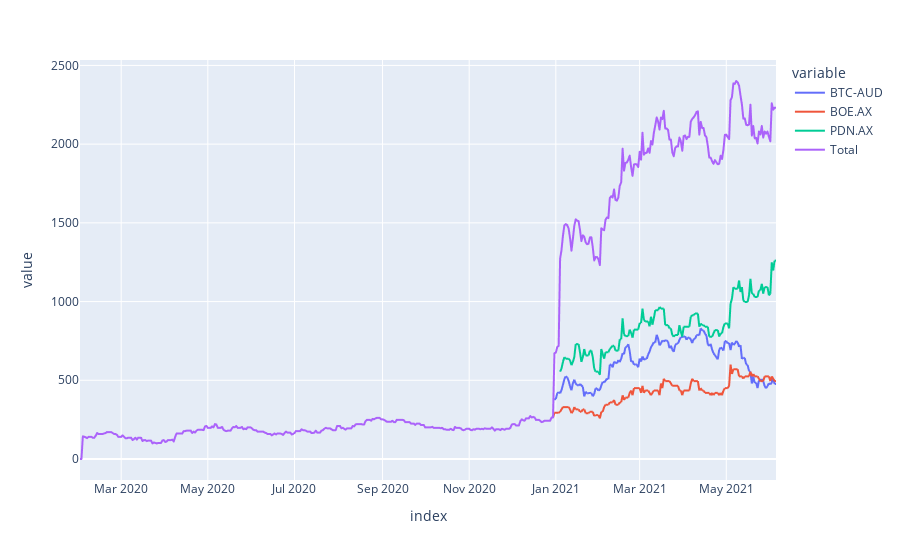

The notebook cell saved with this chart:
### Code cell
import plotly.express as px

fig = px.line(portfolio)
fig.show()

### Figure 1 — Plotly figure (JSON) as saved in the notebook; plotly's stock layout.template omitted (floating-point values rounded to 4 significant figures; data arrays with more than 128 entries replaced by an {"elided": "..."} marker saying what was removed)
{"data": [{"hovertemplate": "variable=BTC-AUD<br>index=%{x}<br>value=%{y}<extra></extra>", "legendgroup": "BTC-AUD", "line": {"color": "#636efa", "dash": "solid"}, "mode": "lines", "name": "BTC-AUD", "showlegend": true, "type": "scattergl", "x": {"elided": "491 str values"}, "xaxis": "x", "y": {"elided": "491 float values"}, "yaxis": "y"}, {"hovertemplate": "variable=BOE.AX<br>index=%{x}<br>value=%{y}<extra></extra>", "legendgroup": "BOE.AX", "line": {"color": "#EF553B", "dash": "solid"}, "mode": "lines", "name": "BOE.AX", "showlegend": true, "type": "scattergl", "x": {"elided": "491 str values"}, "xaxis": "x", "y": {"elided": "491 float values"}, "yaxis": "y"}, {"hovertemplate": "variable=PDN.AX<br>index=%{x}<br>value=%{y}<extra></extra>", "legendgroup": "PDN.AX", "line": {"color": "#00cc96", "dash": "solid"}, "mode": "lines", "name": "PDN.AX", "showlegend": true, "type": "scattergl", "x": {"elided": "491 str values"}, "xaxis": "x", "y": {"elided": "491 float values"}, "yaxis": "y"}, {"hovertemplate": "variable=Total<br>index=%{x}<br>value=%{y}<extra></extra>", "legendgroup": "Total", "line": {"color": "#ab63fa", "dash": "solid"}, "mode": "lines", "name": "Total", "showlegend": true, "type": "scattergl", "x": {"elided": "491 str values"}, "xaxis": "x", "y": {"elided": "491 float values"}, "yaxis": "y"}], "layout": {"autosize": true, "legend": {"title": {"text": "variable"}, "tracegroupgap": 0}, "margin": {"t": 60}, "xaxis": {"anchor": "y", "autorange": true, "domain": [0, 1], "range": ["2020-02-01", "2021-06-05"], "showspikes": false, "title": {"text": "index"}, "type": "date"}, "yaxis": {"anchor": "x", "autorange": true, "domain": [0, 1], "range": [-133.4, 2534.0], "showspikes": false, "title": {"text": "value"}, "type": "linear"}}}
